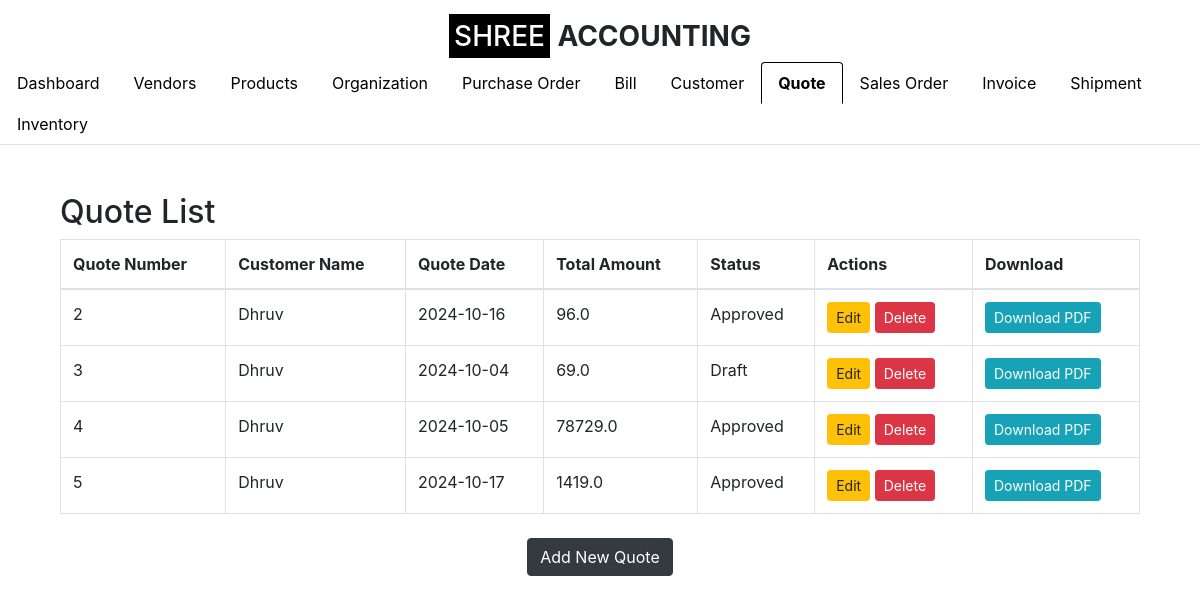
Page /quote (signed in) on the earlier database version.
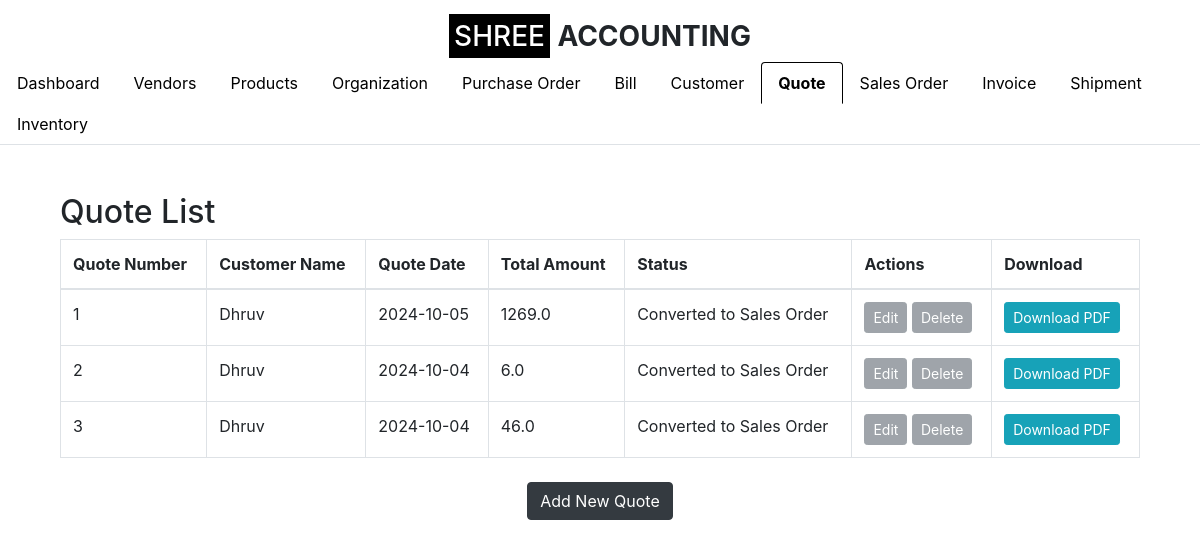
Same page on the later database version.
### app.py (models this page shows, shortened)
class Quote(db.Model):
    __tablename__ = 'quote'
    id = db.Column(db.Integer, primary_key=True)
    quote_number = db.Column(db.String(50), nullable=False, unique=True)
    customer_id = db.Column(db.Integer, db.ForeignKey('customer.id'), nullable=False)
    quote_date = db.Column(db.Date, nullable=False)
    total_amount = db.Column(db.Float, nullable=False)
    status = db.Column(db.String(50), nullable=False, default='Draft')
    organization_id = db.Column(db.Integer, db.ForeignKey('setup_organization.id'), nullable=False)
    customer = db.relationship('Customer', backref=db.backref('quotes', lazy=True))
    organization = db.relationship('SetupOrganization', backref=db.backref('quotes', lazy=True))
    line_items = db.relationship('QuoteLineItem', backref='quote_ref', lazy=True, cascade="all, delete-orphan")

class Customer(db.Model):
    id = db.Column(db.Integer, primary_key=True)
    customer_name = db.Column(db.String(100), nullable=False)
    company_name = db.Column(db.String(100), nullable=False)
    email_id = db.Column(db.String(100), nullable=False)
    phone_number = db.Column(db.String(15), nullable=False)
    address = db.Column(db.String(255), nullable=False)
    gst_number = db.Column(db.String(15), nullable=True)  # GST Number is optional
    organization_id = db.Column(db.Integer, db.ForeignKey('organization.id'), nullable=False)
    organization = db.relationship('Organization', backref=db.backref('customers', lazy=True))

### app.py (the view)
    def wrap(*args, **kwargs):
        if 'logged_in' in session:
            return f(*args, **kwargs)
        else:
            flash('Please log in first.', 'warning')
            return redirect(url_for('login'))

### app.py (called while the page is built)
def login_required(f):
    def wrap(*args, **kwargs):
        if 'logged_in' in session:
            return f(*args, **kwargs)
        else:
            flash('Please log in first.', 'warning')
            return redirect(url_for('login'))
    wrap.__name__ = f.__name__
    return wrap

@app.route('/quote')
@login_required
def quote_list():
    organization_id = session.get('organization_id')
    quotes = Quote.query.filter(Quote.organization_id == organization_id).all()
    quotes_with_sales_order = {}
    for quote in quotes:
        quotes_with_sales_order[quote.id] = quote.status == 'Converted to Sales Order'
    return render_template('quote_list.html', quotes=quotes, quotes_with_sales_order=quotes_with_sales_order, show_logo=True, active_tab='quote')

### templates/quote_list.html (shortened to what this page needs)
{% extends "base.html" %}
{% block content %}
<div class="container mt-5">
    <h2>Quote List</h2>
    <table class="table table-bordered">
        <thead>
            <tr>
                <th>Quote Number</th>
                <th>Customer Name</th>
                <th>Quote Date</th>
                <th>Total Amount</th>
                <th>Status</th>
                <th>Actions</th>
                <th>Download</th>
            </tr>
        </thead>
        <tbody>
            {% for quote in quotes %}
            <tr>
                <td>{{ quote.quote_number }}</td>
                <td>{{ quote.customer.customer_name }}</td>
                <td>{{ quote.quote_date }}</td>
                <td>{{ quote.total_amount }}</td>
                <td>{{ quote.status }}</td>
                <td>
                    {% if quote.status != 'Converted to Sales Order' %}
                        <a href="{{ url_for('edit_quote', quote_id=quote.id) }}" class="btn btn-warning btn-sm">Edit</a>
                        <form action="{{ url_for('delete_quote', quote_id=quote.id) }}" method="POST" style="display:inline-block;">
                            <button type="submit" class="btn btn-danger btn-sm" onclick="return confirm('Are you sure you want to delete this quote?')">Delete</button>
                        </form>
                    {% else %}
                        <button class="btn btn-secondary btn-sm" disabled>Edit</button>
                        <button class="btn btn-secondary btn-sm" disabled>Delete</button>
                    {% endif %}
                </td>
                <td>
                    <a href="{{ url_for('generate_quote_pdf', quote_id=quote.id) }}" class="btn btn-info btn-sm">Download PDF</a>
                </td>
            </tr>
            {% endfor %}
        </tbody>
    </table>
    <div class="text-center mt-4">
        <a href="{{ url_for('create_quote') }}" class="btn btn-dark">Add New Quote</a>
    </div>
</div>
{% endblock %}

### templates/base.html (shortened to what this page needs)
<!DOCTYPE html>
<html lang="en">
<head>
    <link href="https://stackpath.bootstrapcdn.com/bootstrap/4.5.2/css/bootstrap.min.css" rel="stylesheet">
</head>
<body>
{% if show_logo %}
<div class="text-center logo">
    <h3><span style="background-color:black;color:white;padding:5px;">SHREE</span> <span style="font-weight:bold;">ACCOUNTING</span></h3>
</div>
{% endif %}
<ul class="nav nav-tabs">
    <li class="nav-item">
        <a class="nav-link {% if active_tab == 'dashboard' %}active{% endif %}" href="/dashboard">Dashboard</a>
    </li>
    <li class="nav-item">
        <a class="nav-link {% if active_tab == 'vendor_master' %}active{% endif %}" href="/vendor_list">Vendors</a>
    </li>
    <li class="nav-item">
    <a class="nav-link {% if active_tab == 'product' %}active{% endif %}" href="/product_list">Products</a>
    </li>
    <li class="nav-item">
                <a class="nav-link" href="{{ url_for('organization_list') }}">Organization</a>
    </li>
    <li class="nav-item">
    <a class="nav-link {% if active_tab == 'purchase_order' %}active{% endif %}" href="/purchase_order_list">Purchase Order</a>
    </li>
    <li class="nav-item">
        <a class="nav-link {% if active_tab == 'bill' %}active{% endif %}" href="/bill">Bill</a>
    </li>
    <li class="nav-item">
        <a class="nav-link {% if active_tab == 'customer' %}active{% endif %}" href="/customer_list">Customer</a>
    </li>
    <li class="nav-item">
        <a class="nav-link {% if active_tab == 'quote' %}active{% endif %}" href="/quote">Quote</a>
    </li>
    <li class="nav-item">
        <a class="nav-link {% if active_tab == 'sales_order' %}active{% endif %}" href="/sales_order">Sales Order</a>
    </li>
    <li class="nav-item">
        <a class="nav-link {% if active_tab == 'invoice' %}active{% endif %}" href="/invoice">Invoice</a>
    </li>
    <li class="nav-item">
        <a class="nav-link {% if active_tab == 'shipment' %}active{% endif %}" href="/shipment">Shipment</a>
    </li>
    <li class="nav-item">
        <a class="nav-link {% if active_tab == 'inventory' %}active{% endif %}" href="/inventory">Inventory</a>
    </li>
</ul>
<div class="container">
    {% block content %}
    {% endblock %}
</div>
</body>
</html>

### templates/base.html (style rules this page uses)
.logo { margin-top: 20px; }
.nav-tabs { margin-bottom: 20px; }
.nav-tabs .nav-link { color: #000; }
.nav-tabs .nav-link.active { border-color: #000 #000 #fff; color: #000; font-weight: bold; }

Differences in the rows shown:
removed Quote: quote_number "4", customer.customer_name "Dhruv", quote_date "2024-10-05", total_amount "78729.0", status "Approved"
removed Quote: quote_number "5", customer.customer_name "Dhruv", quote_date "2024-10-17", total_amount "1419.0", status "Approved"
added Quote: quote_number "1", customer.customer_name "Dhruv", quote_date "2024-10-05", total_amount "1269.0", status "Converted to Sales Order", shows "Edit"
changed Quote (number 2 of 3 on the later page): quote_date "2024-10-16" → "2024-10-04"; total_amount "96.0" → "6.0"; status "Approved" → "Converted to Sales Order"
changed Quote (number 3 of 3 on the later page): total_amount "69.0" → "46.0"; status "Draft" → "Converted to Sales Order"
